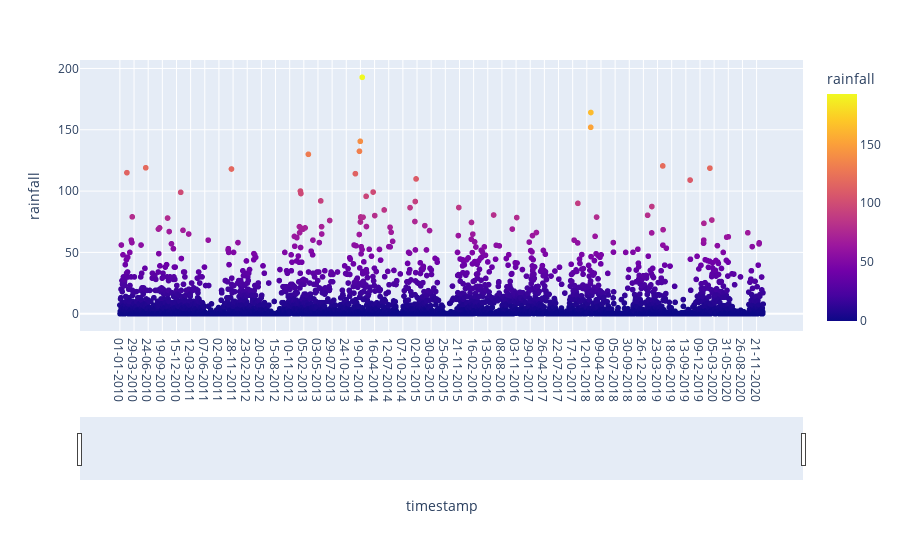

The notebook cell saved with this chart:
### Code cell
import statistics
# df["timestamp"] = pd.to_datetime(df["timestamp"],format="DD/MM/YYYY") 
# df.sort_values(by=(df["timestamp"]))
fig2 = px.scatter(df, x=df["timestamp"], y=df["rainfall"], color="rainfall")
fig2.update_xaxes(rangeslider_visible=True)

# fig2.add_hline(y=statistics.mean(df["rainfall"]))
fig2.show()

### Figure 1 — Plotly figure (JSON) as saved in the notebook; plotly's stock layout.template omitted (floating-point values rounded to 4 significant figures; data arrays with more than 128 entries replaced by an {"elided": "..."} marker saying what was removed)
{"data": [{"hovertemplate": "timestamp=%{x}<br>rainfall=%{marker.color}<extra></extra>", "legendgroup": "", "marker": {"color": {"elided": "3956 float values"}, "coloraxis": "coloraxis", "symbol": "circle"}, "mode": "markers", "name": "", "showlegend": false, "type": "scattergl", "x": {"elided": "3956 str values"}, "xaxis": "x", "y": {"elided": "3956 float values"}, "yaxis": "y"}], "layout": {"coloraxis": {"colorbar": {"title": {"text": "rainfall"}}, "colorscale": [[0, "#0d0887"], [0.1111, "#46039f"], [0.2222, "#7201a8"], [0.3333, "#9c179e"], [0.4444, "#bd3786"], [0.5556, "#d8576b"], [0.6667, "#ed7953"], [0.7778, "#fb9f3a"], [0.8889, "#fdca26"], [1, "#f0f921"]]}, "legend": {"tracegroupgap": 0}, "margin": {"t": 60}, "xaxis": {"anchor": "y", "domain": [0, 1], "rangeslider": {"visible": true}, "title": {"text": "timestamp"}}, "yaxis": {"anchor": "x", "domain": [0, 1], "title": {"text": "rainfall"}}}}
